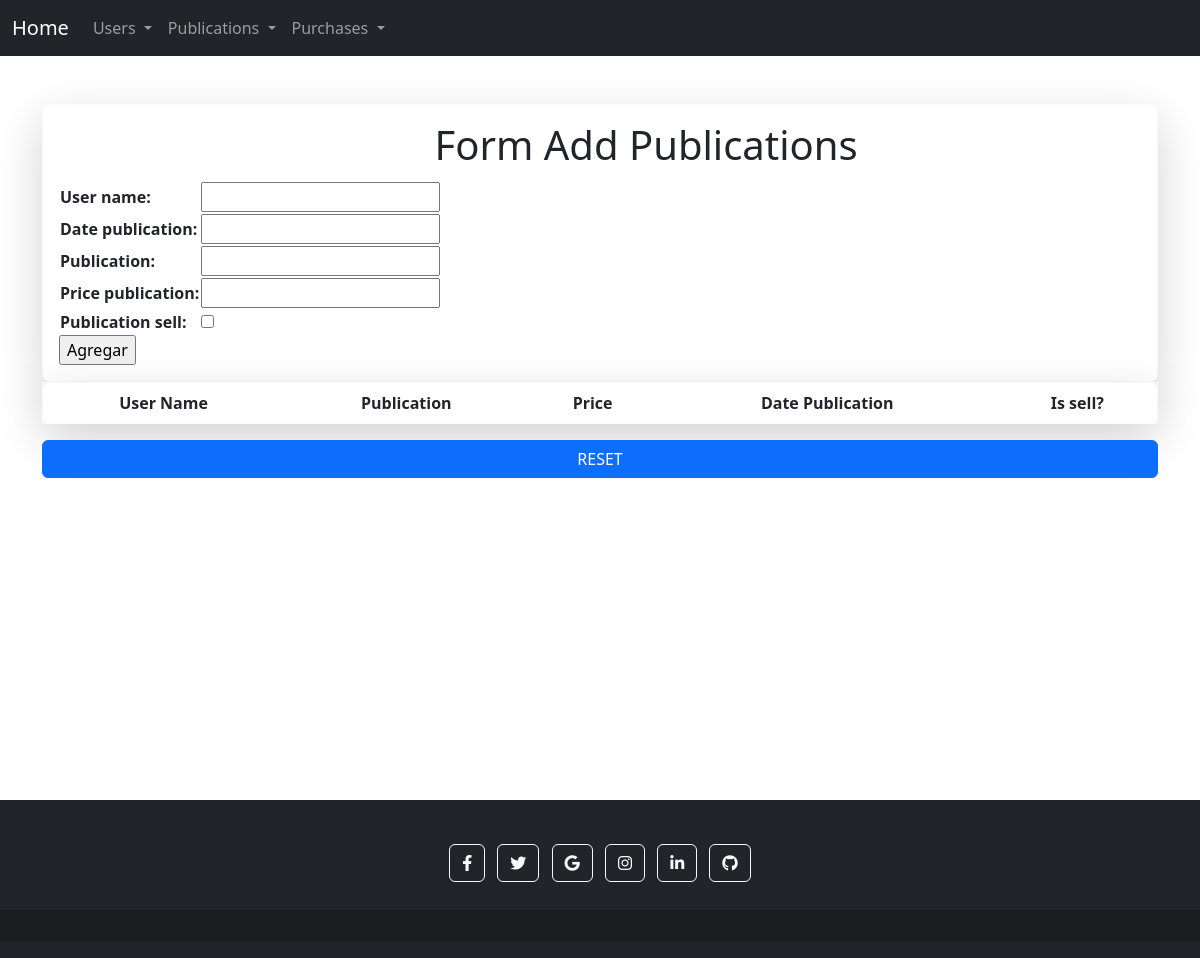
Page /APP/publications/ on the earlier database version.
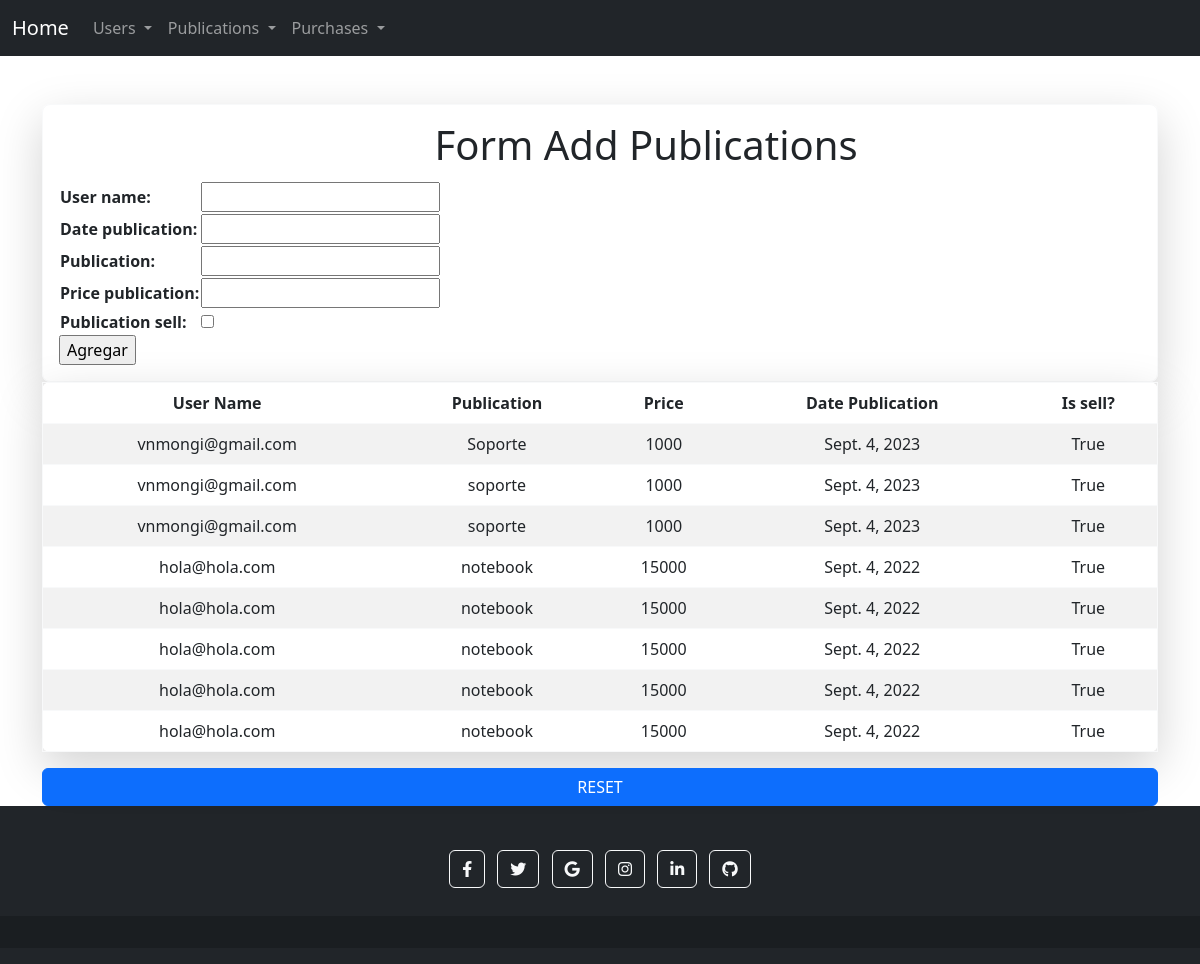
Same page on the later database version.
### APP/models.py (models this page shows)
class Publications(models.Model):
    user_name = models.EmailField()
    date_publication = models.DateField(max_length=10)
    publication = models.CharField(max_length=50)
    price_publication = models.IntegerField()
    publication_sell = models.BooleanField()

### APP/views.py (the view)
# urls.py: path("publications/", publications, name="publications"),
def publications(request):
    if request.method == 'POST':
        form = PublicationsForm(request.POST)
        if form.is_valid():
            publ = Publications()
            publ.user_name = form.cleaned_data['user_name']
            publ.date_publication = form.cleaned_data['date_publication']
            publ.publication = form.cleaned_data['publication']
            publ.price_publication = form.cleaned_data['price_publication']
            publ.publication_sell = form.cleaned_data['publication_sell']
            publ.save()
            form = PublicationsForm()
        else:
            pass
    else:
        form = PublicationsForm()
    publications = Publications.objects.all()
    context = {"publications":publications, "form":form}
    return render(request, 'APP/publications.html', context)

### APP/forms.py
class PublicationsForm(forms.Form):
    user_name = forms.EmailField()
    date_publication = forms.DateField()
    publication = forms.CharField(max_length=50)
    price_publication = forms.IntegerField()
    publication_sell = forms.BooleanField()

### APP/templates/APP/publications.html (shortened to what this page needs)
{% extends "APP/layout.html" %}
{% load static %}
{% block content %}
<div class="container d-flex align-items-center flex-column mt-5 ">
    <form class="border border-light shadow-lg w-100 rounded-3 p-3" action="" method="post">
        <div class="row mb-1 align-items-center justify-content-center">
            <label class="col-sm-1 col-form-label"></label>
            <div class="col-sm-7 text-center">
                <h1>Form Add Publications</h1>
            </div>
        </div>
            <table>
            {{ form.as_table }}
            </table>
            <input type="submit" value="Agregar">
    </form>
    <table class="table table-striped table-hover border border-light shadow-lg bg-white rounded-3 w-100">
        <thead>
            <tr>
                <th class="w-10 text-center" scope="col">User Name</th>
                <th class="w-10 text-center" scope="col">Publication</th>
                <th class="w-10 text-center" scope="col">Price</th>
                <th class="w-10 text-center" scope="col">Date Publication</th>
                <th class="w-10 text-center" scope="col">Is sell?</th>
            </tr>
        </thead>
        <tbody>
            {% for publication in publications %}
            <tr>
                <td class="w-10 text-center">{{ publication.user_name }}</td>
                <td class="w-10 text-center">{{ publication.publication }}</td>
                <td class="w-10 text-center">{{ publication.price_publication }}</td>
                <td class="w-10 text-center">{{ publication.date_publication }}</td>
                <td class="w-10 text-center">{{ publication.publication_sell }}</td>
            </tr>
            {% endfor %}
        </tbody>
    </table>
    <tr>
        <a class="btn btn-primary w-100" href="{% url 'publications' %}">RESET</a>
    </tr>
</div>
{% endblock %}

### APP/templates/APP/layout.html (shortened to what this page needs)
{% extends "APP/base.html" %}
{% load static %}
{% block layout %}
<div class="d-flex flex-column min-vh-100">
    <div class="flex-grow-1">
        <nav class="navbar navbar-expand-lg navbar-dark bg-dark">
        <div class="container-fluid">
            <a class="navbar-brand" href="{% url 'index' %}">Home</a>
            <div class="collapse navbar-collapse" id="navbarNavDropdown">
                <ul class="navbar-nav">
                    <li class="nav-item dropdown">
                        <a class="nav-link dropdown-toggle" href="#" role="button" data-bs-toggle="dropdown" aria-expanded="false">
                            Users
                        </a>
                    </li>
                    <li class="nav-item dropdown">
                        <a class="nav-link dropdown-toggle" href="#" role="button" data-bs-toggle="dropdown" aria-expanded="false">
                            Publications
                        </a>
                    </li>
                    <li class="nav-item dropdown">
                        <a class="nav-link dropdown-toggle" href="#" role="button" data-bs-toggle="dropdown" aria-expanded="false">
                            Purchases
                        </a>
                    </li>
                </ul>
            </div>
        </div>
        </nav>
        {% block content%}
        {% endblock%}
    </div>
</div>
<footer class="bg-dark text-center text-white py-3">
    <div class="container p-4 pb-0">
        <section class="mb-4">
        <a class="btn btn-outline-light btn-floating m-1" href="#!" role="button"
            ><i class="fab fa-facebook-f"></i
        ></a>
        <a class="btn btn-outline-light btn-floating m-1" href="#!" role="button"
            ><i class="fab fa-twitter"></i
        ></a>
        <a class="btn btn-outline-light btn-floating m-1" href="#!" role="button"
            ><i class="fab fa-google"></i
        ></a>
        <a class="btn btn-outline-light btn-floating m-1" href="#!" role="button"
            ><i class="fab fa-instagram"></i
        ></a>
        <a class="btn btn-outline-light btn-floating m-1" href="#!" role="button"
            ><i class="fab fa-linkedin-in"></i
        ></a>
        <a class="btn btn-outline-light btn-floating m-1" href="#!" role="button"
            ><i class="fab fa-github"></i
        ></a>
        </section>
    </div>
    <div class="text-center p-3" style="background-color: rgba(0, 0, 0, 0.2);">
    </div>
</footer>
{% endblock%}

### APP/templates/APP/base.html (shortened to what this page needs)
{% load static %}
<!DOCTYPE html>
<html lang="en">
<head>
    <link rel="stylesheet" href="{% static 'css/bootstrap.min.css' %}">
    <link rel="stylesheet" href="{% static 'css/main.css' %}">
    <link rel="stylesheet" href="{% static 'fonts/css/all.css' %}">
</head>
<body>
    {% block layout %}
    {% endblock %}
</body>
</html>

Differences in the rows shown:
added Publications: user_name "vnmongi@gmail.com", publication "Soporte", price_publication "1000", date_publication "Sept. 4, 2023", publication_sell "True"
added Publications: user_name "vnmongi@gmail.com", publication "soporte", price_publication "1000", date_publication "Sept. 4, 2023", publication_sell "True"
added Publications: user_name "vnmongi@gmail.com", publication "soporte", price_publication "1000", date_publication "Sept. 4, 2023", publication_sell "True"
added Publications: user_name "hola@hola.com", publication "notebook", price_publication "15000", date_publication "Sept. 4, 2022", publication_sell "True"
added Publications: user_name "hola@hola.com", publication "notebook", price_publication "15000", date_publication "Sept. 4, 2022", publication_sell "True"
added Publications: user_name "hola@hola.com", publication "notebook", price_publication "15000", date_publication "Sept. 4, 2022", publication_sell "True"
added Publications: user_name "hola@hola.com", publication "notebook", price_publication "15000", date_publication "Sept. 4, 2022", publication_sell "True"
added Publications: user_name "hola@hola.com", publication "notebook", price_publication "15000", date_publication "Sept. 4, 2022", publication_sell "True"
